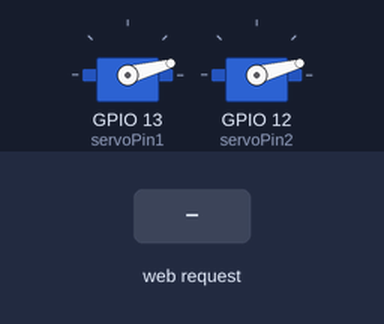
Recording of a sketch running on a simulated ESP32. Shown: 2 × servo. Inputs (shaded band) come from the test bench. WiFi joins after 1.5 s; servers stay silent unless stated; what the sketch prints to the serial monitor is not drawn.

Above: at 2.7 s.
2.8 s: HTTP request GET /?value= received
At 4.1 s:
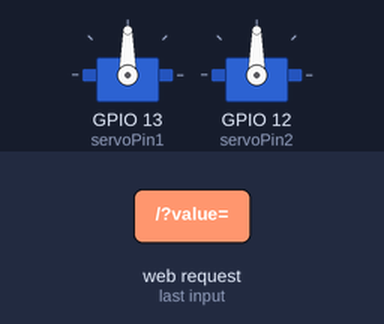
Timing chart, 0 to 5.8 s (numbered marks = the images above; inputs shaded):
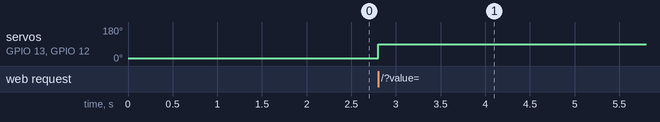

Measured:
- after the input at 2.8 s, servo on GPIO 13 (servoPin1), servo on GPIO 12 (servoPin2): 15° → 90° at once

The sketch:

servoSweep_wHTML_website.ino
```cpp
#include <WiFi.h>
#include <Servo.h>
/*#include <ESPAsyncWebServer.h>*/

Servo myservo1; // create servo object to control a servo
Servo myservo2;

static const int servoPin1 = 13;
static const int servoPin2 = 12;


// WiFi connections
/*const char* ssid = "WiFi-2.4-E400";
const char* password = "JasperJasmijnRonaldRaven";*/
const char* ssid = "WiFi-2.4-E119";
const char* password = "D67A41FB1A";

WiFiServer server(80);

String header; // variable to store the HTTP request

String valueString1 = String(90); // decode HTTP GET value
String valueString2 = String(90); // decode HTTP GET value

int pos1 = 0;
int pos2 = 0;
int pos3 = 0;

void setup() {
  Serial.begin(115200); // start console

  myservo1.attach(servoPin1); // attaches the servo on servoPin to the servo object
  myservo2.attach(servoPin2);

  /*myservo1.write(20);
  myservo2.write(20);

  delay(3000);*/

  myservo1.write(15);
  myservo2.write(15);

  // connect to WiFi network
  Serial.print("Connecting to ");
  Serial.println(ssid);
  WiFi.begin(ssid, password);
  while (WiFi.status() != WL_CONNECTED) {
    delay(500);
    Serial.print(".");
  }

  // print local IP address and start web server
  Serial.println("");
  Serial.println("WiFi connected: ");
  Serial.println("IP address: ");
  Serial.println(WiFi.localIP());
  server.begin();
}

void loop() {
  WiFiClient client = server.available(); // listen for incoming clients

  if (client) { // if a new client connects
    Serial.println("New Client.");
    String currentLine = ""; // init string to hold incoming data from client

    while (client.connected()) { // loop while client is connected
      if (client.available()) { // if there are bytes to read from the client
        /*myservo1.write(90);
        myservo2.write(90);*/
        char c = client.read();
        Serial.write(c);
        header += c;

        if (c=='\n') { // if the byte is a newline character
          // if the current line is blank, you get two newline characters in a row. That is the end of the client HTTP request  to send a response:
          if (currentLine.length() == 0){ // HTTP headers always start with a response code (e.g. HTTP/1.1 200 OK) and a content-type trigger the client, then a blank line:
            client.println("HTTP/1.1 200 OK");
            client.println("Content-type:text/html");
            client.println("Connection: close");
            client.println();

            // display HTML page
            client.println("<!DOCTYPE html><html>");
            client.println("<head><meta name=\"viewport\" content=\"width=device-width, initial-scale=1\">");
            client.println("<link rel=\"icon\" href=\"data:,\">");

            // CSS
            client.println("<style>body { text-align: center; font-family: \"Trebuchet MS\", Arial; Margin-left: auto; margin-right: auto;}");
            client.println(".slider { width: 300px; }</style>");
            client.println("<script src=\"https://ajax.googleapis.com/ajax/libs/jquery/3.3.1/jquery.min.js\"></script>");

            // web page
            client.println("</head><body><h1>Krijg je het cadeautje open?</h1><h2>Vul de juiste combinatie in:</h2><h3>Slot 1</h3>");
            client.println("<p>Position: <span id=\"servoPos1\"></span></p>");
            client.println("<input type=\"range\" min=\"0\" max=\"180\" class=\"slider\" id=\"servoSlider1\" onchange=\"servo(this.value,1)\" value=\""+valueString1+"\"/>");
            client.println("<h3>Slot 2</h3><p>Position: <span id=\"servoPos2\"></span></p>");
            client.println("<input type=\"range\" min=\"0\" max=\"180\" class=\"slider\" id=\"servoSlider2\" onchange=\"servo(this.value,2)\" value=\""+valueString2+"\"/>");

            client.println("<script type =\"text/javascript\">var slider1 = document.getElementById(\"servoSlider1\");");
            client.println("var slider2 = document.getElementById(\"servoSlider2\");");
            client.println("var servoP1 = document.getElementById(\"servoPos1\"); servoP1.innertext = ''+slider1.value;");
            client.println("var servoP2 = document.getElementById(\"servoPos2\"); servoP2.innertext = ''+slider2.value;");

            client.println("slider1.oninput = function() { slider1.value = this.value; servoP1.innerHTML = this.value; }");
            client.println("slider2.oninput = function() { slider2.value = this.value; servoP2.innerHTML = this.value; }");

            client.println("$.ajaxSetup({timeout:1000}); function servo(pos, sliderNr) {let pos1=0; let pos2=0; if (sliderNr ==1) {pos1=pos;pos2=slider2.value;} else {pos1=slider1.value; pos2=pos;};");
            client.println("$.get(\"/?value=\" + pos1 + \"!\" + pos2 + \"&\"); {Connection: close};}</script>");

            client.println("</body></html>");

            if (header.indexOf("GET /?value=")>=0) { // header: // GET /?value=180& HTTP/1.1
              pos1 = header.indexOf('=');
              pos2 = header.indexOf('!');
              pos3 = header.indexOf('&');
              valueString1 = header.substring(pos1+1, pos2);
              valueString2 = header.substring(pos2+1, pos3);

              // rotate servo

              int val1=valueString1.toInt();
              int val2=valueString2.toInt();

              Serial.println(val1);
              Serial.println(val2);

              if (val1 == 161) {
                Serial.print("1 OK");
                myservo1.write(15);
              }
              else {
                Serial.print("1 NOK");
                myservo1.write(90);
              }

              if (val2 == 20) {
                Serial.print("2 OK");
                myservo2.write(15);
              }
              else {
                Serial.print("2 NOK");
                myservo2.write(90);
              }
            }

            // the HTTP response ends with another blank line
            client.println();

            break; // break out of the while loop

          } else { // if you got a newline -> clear currentLine
            currentLine = "";
        }
      }else if (c != '\r') { // if you get anything else but a carriage return character, add it to end of currentLine
        currentLine += c;
      }
    }
  }

  // clear header variable
  header = "";

  // close connection
  client.stop();
  Serial.println("Client disconnected.");
  Serial.println("");
  }
}
```
